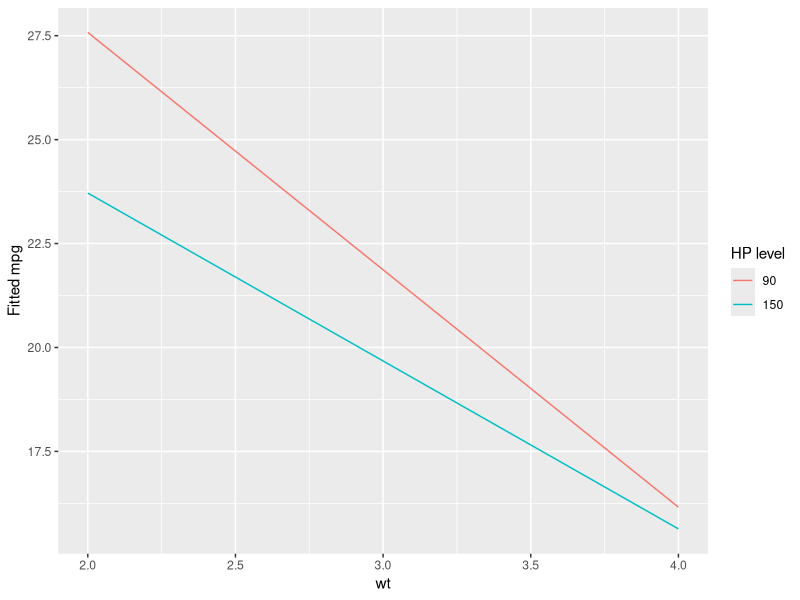

This chart was generated by the following R code:
## ---- chunk 1
int_mod <- lm(mpg ~ wt * hp, data = mtcars)
coef(int_mod)[c("wt", "hp", "wt:hp")]
## ---- chunk 2
library(ggplot2)
grid <- expand.grid(wt = seq(2, 4, 0.5), hp = c(90, 150))
grid$fit <- predict(int_mod, grid)
ggplot(grid, aes(wt, fit, colour = factor(hp))) +
  geom_line() + labs(colour = "HP level", y = "Fitted mpg")
## ---- chunk 3
poly_mod <- lm(mpg ~ wt + I(wt^2), data = mtcars)
